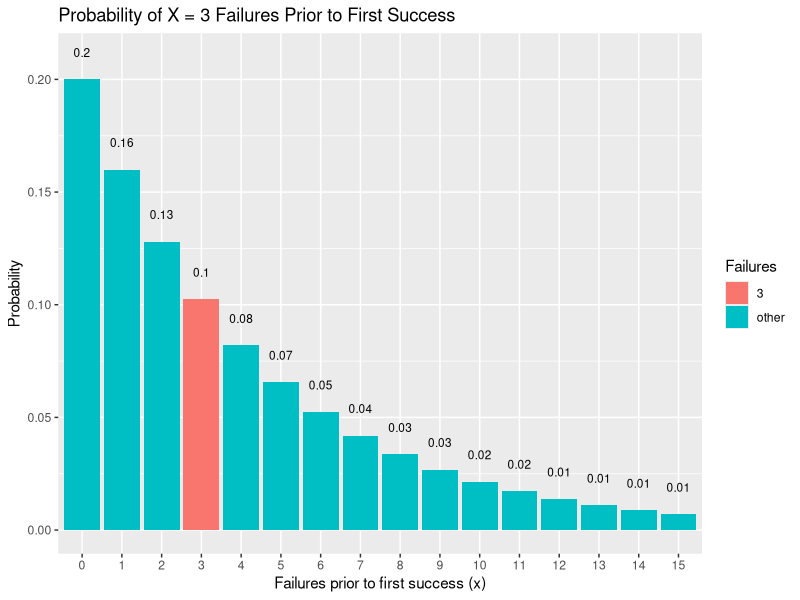

R code for this plot:
#soal 1a
n<- 3
p <- 0.20
Peluang<-dgeom(x = n, prob = p)

#soal 1b
hasil <-mean(rgeom(n = 10000, prob = 0.2) == 3)

#soal1c
Banding <- hasil == Peluang
"Hasil banding menunjukkan bahwa ketika peluang ketika n dari data random maka akan menghasilkan nilai yang berbeda "

#soal1d
library(dplyr)
library(ggplot2)
data.frame(x = 0:15, prob = dgeom(x = 0:15, prob = p)) %>%
  mutate(Failures = ifelse(x == n, n, "other")) %>%
  ggplot(aes(x = factor(x), y = prob, fill = Failures)) +
  geom_col() +
  geom_text(
    aes(label = round(prob,2), y = prob + 0.01),
    position = position_dodge(0.9),
    size = 3,
    vjust = 0
  ) +
  labs(title = "Probability of X = 3 Failures Prior to First Success",
       x = "Failures prior to first success (x)",
       y = "Probability") 

#soal1e
hasil.mean= 1/Peluang
hasil.mean
hasil.varians = (1-Peluang)/Peluang^2
hasil.varians
